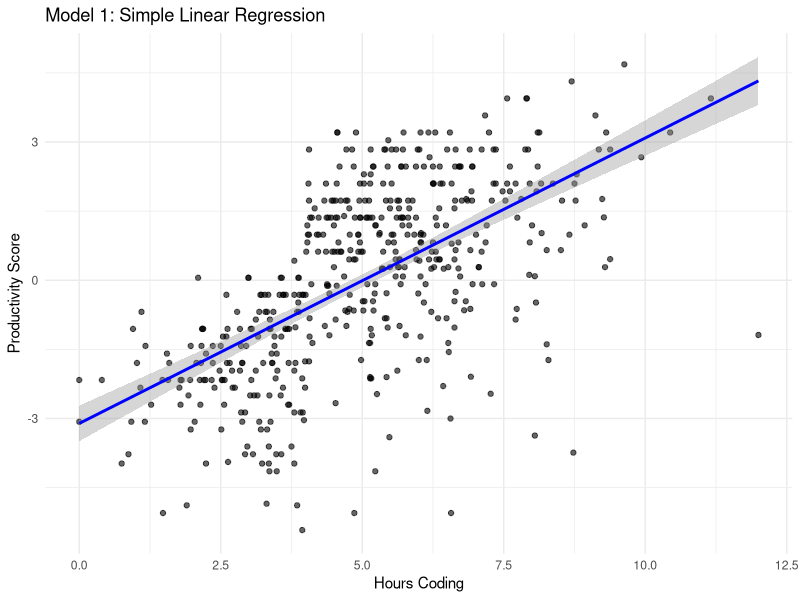
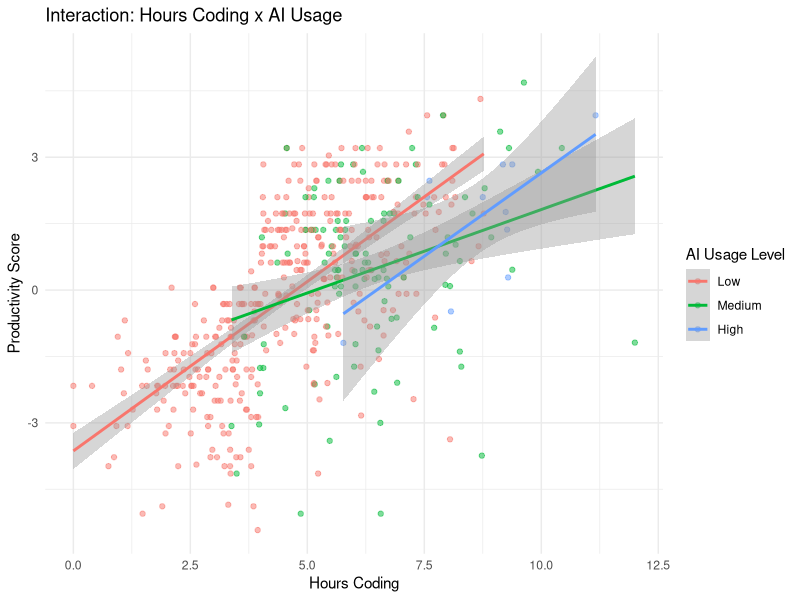
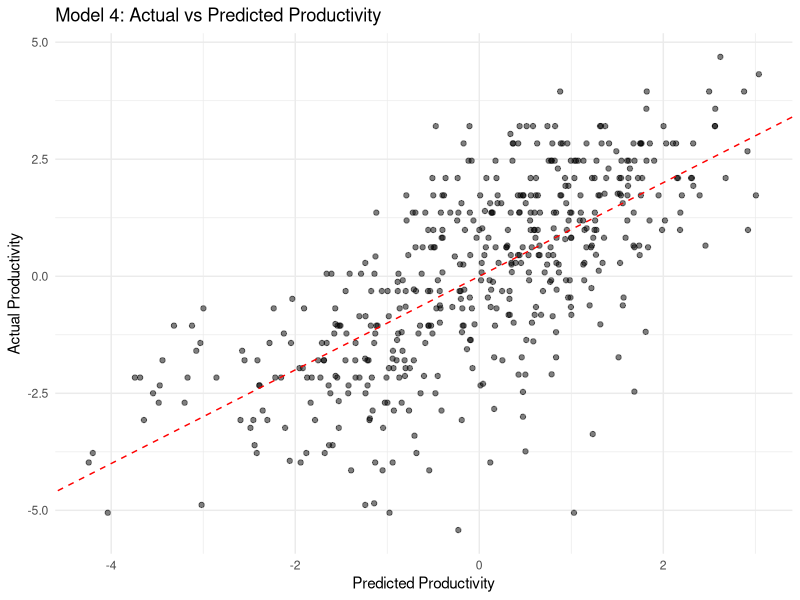
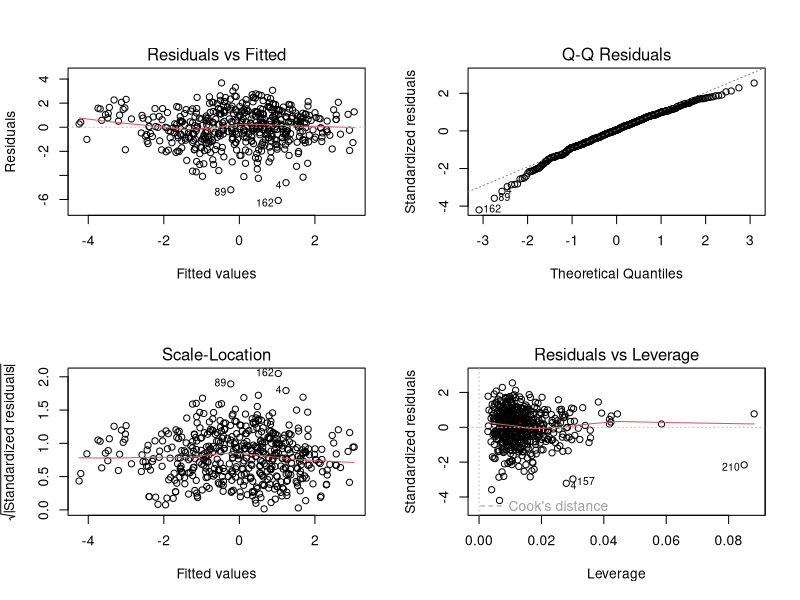
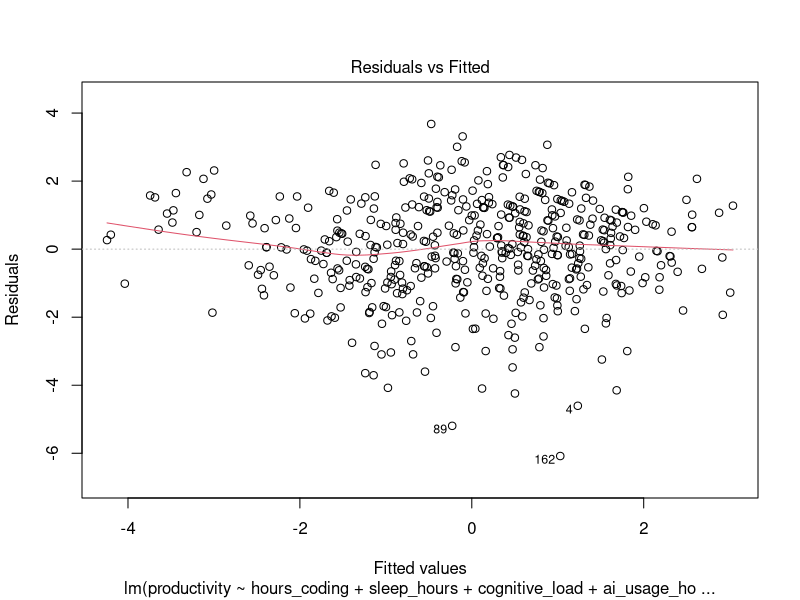
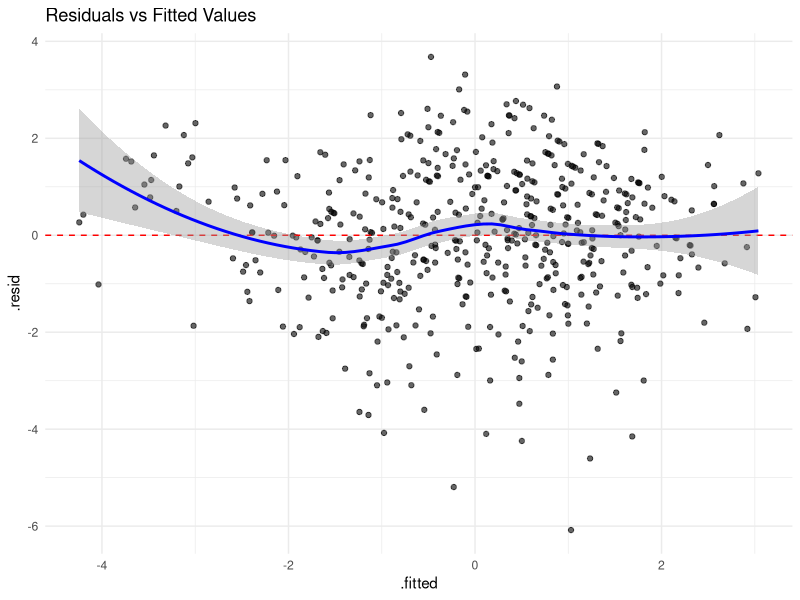
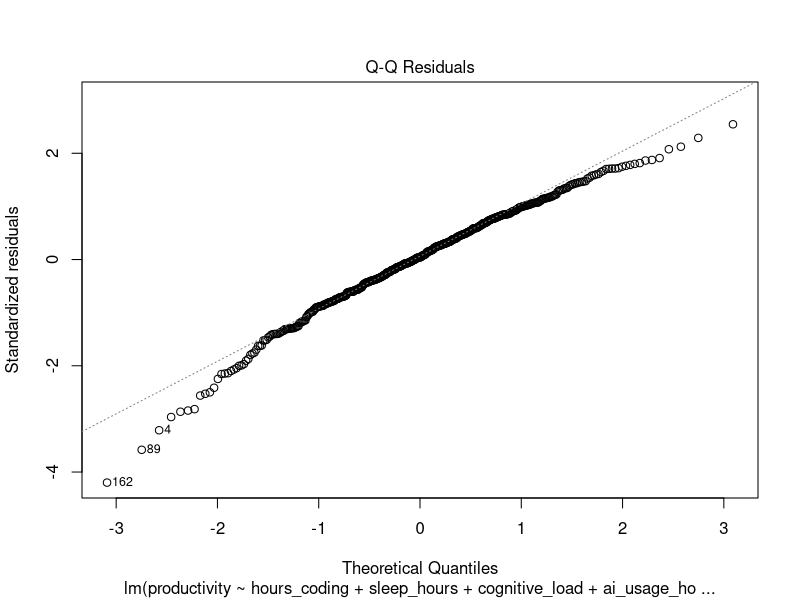
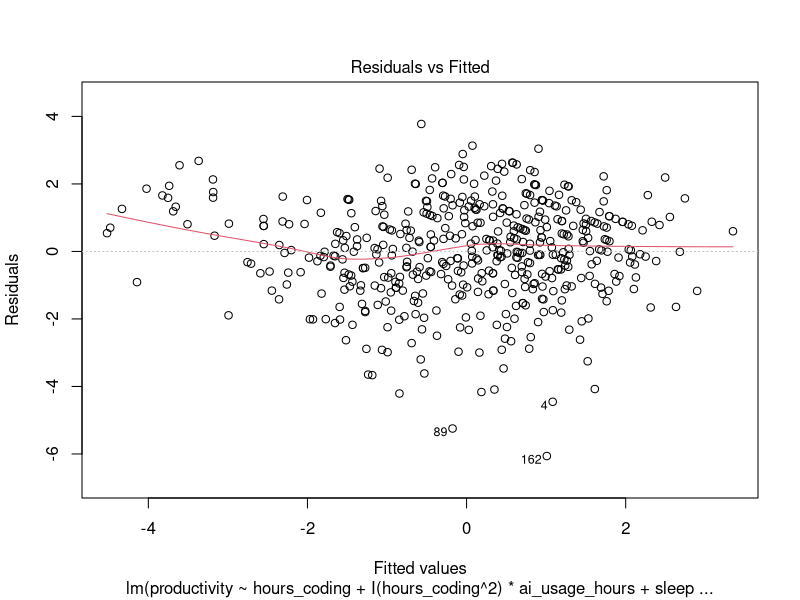

Reproduce these figures in R, in order.
## ---- chunk 1
knitr::opts_chunk$set(echo = TRUE, warning = FALSE, message = FALSE)
library(ggplot2)
library(dplyr)
library(tidyr)
library(broom)
library(car)  # For VIF and diagnostic plots
## ---- chunk 2
# Load dataset
data <- read.csv("ai_dev_productivity.csv")

# Recode task_success as factor (same as Week 2)
data$task_success <- factor(data$task_success, levels = c(0, 1), labels = c("Failure", "Success"))

# Recreate composite productivity score from Week 2
data <- data |>
  mutate(
    productivity = scale(commits) - scale(bugs_reported) + scale(as.numeric(task_success))
  )
data$productivity <- as.numeric(data$productivity)

# Display first few rows
head(data)

# Check structure
str(data)
## ---- chunk 3
# Simple linear regression: productivity predicted by hours_coding
model1 <- lm(productivity ~ hours_coding, data = data)

summary(model1)
## ---- chunk 4
ggplot(data, aes(x = hours_coding, y = productivity)) +
  geom_point(alpha = 0.6) +
  geom_smooth(method = "lm", se = TRUE, color = "blue") +
  labs(title = "Model 1: Simple Linear Regression",
       x = "Hours Coding",
       y = "Productivity Score") +
  theme_minimal()
## ---- chunk 5
# Multiple regression with top 4 predictors from Week 2 EDA
model2 <- lm(productivity ~ hours_coding + sleep_hours +
               cognitive_load + ai_usage_hours, data = data)

summary(model2)
## ---- chunk 6
# Interaction model: does the effect of hours_coding depend on AI usage?
# Week 2 showed devs who both code more AND use AI more had highest productivity
model3 <- lm(productivity ~ hours_coding * ai_usage_hours +
               sleep_hours + cognitive_load, data = data)

summary(model3)
## ---- chunk 7
data %>%
  mutate(ai_group = cut(ai_usage_hours, breaks = 3,
                         labels = c("Low", "Medium", "High"))) %>%
  ggplot(aes(x = hours_coding, y = productivity, color = ai_group)) +
  geom_point(alpha = 0.5) +
  geom_smooth(method = "lm", se = TRUE) +
  labs(title = "Interaction: Hours Coding x AI Usage",
       x = "Hours Coding",
       y = "Productivity Score",
       color = "AI Usage Level") +
  theme_minimal()
## ---- chunk 8
# Full model with all 6 predictors (including coffee and distractions)
model4 <- lm(productivity ~ hours_coding + sleep_hours +
               cognitive_load + ai_usage_hours +
               coffee_intake_mg + distractions, data = data)

summary(model4)

# Check multicollinearity with VIF
vif(model4)
## ---- chunk 9
# Compare actual vs predicted values for the full model
data$predicted4 <- predict(model4)

ggplot(data, aes(x = predicted4, y = productivity)) +
  geom_point(alpha = 0.5) +
  geom_abline(slope = 1, intercept = 0,
              color = "red", linetype = "dashed") +
  labs(title = "Model 4: Actual vs Predicted Productivity",
       x = "Predicted Productivity",
       y = "Actual Productivity") +
  theme_minimal()
## ---- chunk 10
# Create comparison using broom::glance
 library(broom)
 bind_rows(
   glance(model1) %>% mutate(model = "Model 1"),
   glance(model2) %>% mutate(model = "Model 2"),
   glance(model3) %>% mutate(model = "Model 3"),
   glance(model4) %>% mutate(model = "Model 4")
 ) %>%
   select(model, r.squared, adj.r.squared, AIC)
## ---- chunk 11
# Create all 4 diagnostic plots
par(mfrow = c(2, 2))
plot(model4)  # Replace with your chosen model
par(mfrow = c(1, 1))
## ---- chunk 12
 plot(model4, which = 1)

# Or using ggplot2
 augment(model4) %>%
   ggplot(aes(x = .fitted, y = .resid)) +
   geom_point(alpha = 0.6) +
   geom_hline(yintercept = 0, color = "red", linetype = "dashed") +
   geom_smooth(se = TRUE, color = "blue") +
   labs(title = "Residuals vs Fitted Values") +
   theme_minimal()
## ---- chunk 13
 plot(model4, which = 2)
## ---- chunk 14
# Add polynomial term
 model_poly <- lm(productivity ~ hours_coding + I(hours_coding^2) * ai_usage_hours + sleep_hours + cognitive_load + coffee_intake_mg + distractions, data = data)
# Or log transformation
# model_log <- lm(log(productivity) ~ hours_coding * ai_usage_hours +
#               sleep_hours + cognitive_load, data = data)

# Create comparison using broom::glance
 library(broom)
 bind_rows(
   glance(model_poly) %>% mutate(model = "Model poly"),
   glance(model4) %>% mutate(model = "Model 4")
 ) %>%
   select(model, r.squared, adj.r.squared, AIC)
# plot model_poly
 plot(model_poly, which = 1)
 augment(model_poly) %>%
   ggplot(aes(x = .fitted, y = .resid)) +
   geom_point(alpha = 0.6) +
   geom_hline(yintercept = 0, color = "red", linetype = "dashed") +
   geom_smooth(se = TRUE, color = "blue") +
   labs(title = "model_poly Residuals vs Fitted Values") +
   theme_minimal()
 
 #model 4
  plot(model4, which = 1)
 augment(model4) %>%
   ggplot(aes(x = .fitted, y = .resid)) +
   geom_point(alpha = 0.6) +
   geom_hline(yintercept = 0, color = "red", linetype = "dashed") +
   geom_smooth(se = TRUE, color = "blue") +
   labs(title = "model4 Residuals vs Fitted Values") +
   theme_minimal()
## ---- chunk 15
# Log transformation often helps
# model_log_y <- lm(log(response) ~ predictor1 + predictor2, data = data)
## ---- chunk 16
# Your final model
# Model 4 was selected as the final model. While we tested adding a polynomial term for hours_coding to account for possible nonlinearity, this modification did not noticeably improve R², adjusted R², or AIC. The residuals of Model 4 show only minor deviations from linearity, so the simpler, fully linear Model 4 provides a good balance between accuracy and interpretability. 
 final_model <- lm(productivity ~ hours_coding + sleep_hours +
               cognitive_load + ai_usage_hours +
               coffee_intake_mg + distractions, data = data)

 summary(final_model)
